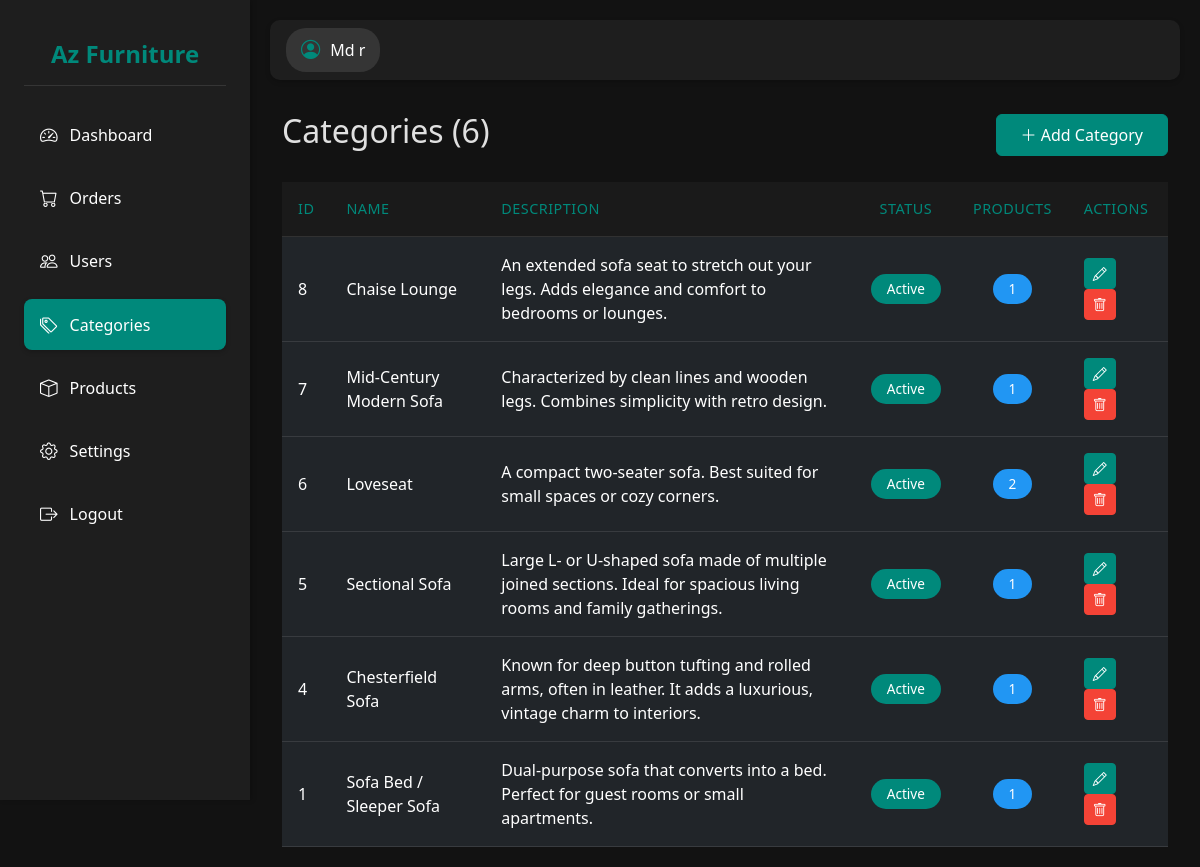
Screenshot of /Admin/categories.php (signed in) with the database file from the repository.
### tables this page shows
CREATE TABLE `categories` (
  `id` int(11) NOT NULL,
  `name` varchar(100) NOT NULL,
  `slug` varchar(100) NOT NULL,
  `description` text DEFAULT NULL,
  `parent_id` int(11) DEFAULT NULL,
  `is_active` tinyint(1) DEFAULT 1,
  `created_by` int(11) DEFAULT NULL,
  `created_at` timestamp NOT NULL DEFAULT current_timestamp(),
  `updated_at` timestamp NOT NULL DEFAULT current_timestamp() ON UPDATE current_timestamp()
);

### Admin/categories.php (the view, shortened to what this page needs)
<?php
require '../config/database.php';
?>
<!DOCTYPE html>
<html lang="en">
<head>
    <link href="https://cdn.jsdelivr.net/npm/bootstrap@5.3.0/dist/css/bootstrap.min.css" rel="stylesheet">
    <link href="https://cdn.jsdelivr.net/npm/bootstrap-icons@1.7.2/font/bootstrap-icons.css" rel="stylesheet">
    <link href="assets/css/admin-styles.css" rel="stylesheet">
    <link href="assets/css/components.css" rel="stylesheet">
</head>
<body>
    <?php include 'inclueds/header.php'; ?>
    <?php include 'inclueds/sidebar.php'; ?>
    <?php
    $count_query = "SELECT COUNT(*) as total FROM categories";
    $count_result = $conn->query($count_query);
    $total_categories = $count_result->fetch_assoc()['total'];
    ?>
    <div class="container-fluid">
        <div class="d-flex justify-content-between align-items-center mb-4">
            <h2>Categories (<?php echo $total_categories; ?>)</h2>
            <button class="btn btn-primary" data-bs-toggle="modal" data-bs-target="#addCategoryModal">
                <i class="bi bi-plus-lg"></i> Add Category
            </button>
        </div>
        <div class="table-responsive">
            <table class="table table-dark table-hover">
                <thead>
                    <tr>
                        <th>ID</th>
                        <th>Name</th>
                        <th>Description</th>
                        <th class="text-center">Status</th>
                        <th class="text-center">Products</th>
                        <th>Actions</th>
                    </tr>
                </thead>
                <tbody>
                    <?php
                    $query = "SELECT c.*, COUNT(p.id) as product_count
                             FROM categories c
                             LEFT JOIN products p ON c.id = p.category_id
                             GROUP BY c.id
                             ORDER BY c.id DESC";
                    $result = $conn->query($query);
                    while($category = $result->fetch_assoc()) {
                        $status_badge = $category['is_active'] ?
                            '<span class="badge rounded-pill bg-success">Active</span>' :
                            '<span class="badge rounded-pill bg-danger">Inactive</span>';
                        echo "<tr>";
                        echo "<td>{$category['id']}</td>";
                        echo "<td>{$category['name']}</td>";
                        echo "<td>" . (empty($category['description']) ? '-' : $category['description']) . "</td>";
                        echo "<td class='text-center'>{$status_badge}</td>";
                        echo "<td class='text-center'><span class='badge rounded-pill bg-info'>{$category['product_count']}</span></td>";
                        echo "<td>
                                <button class='btn btn-sm btn-info me-2' onclick='editCategory({$category['id']})'>
                                    <i class='bi bi-pencil'></i>
                                </button>
                                <button class='btn btn-sm btn-danger' onclick='deleteCategory({$category['id']})'>
                                    <i class='bi bi-trash'></i>
                                </button>
                            </td>";
                        echo "</tr>";
                    }
                    ?>
                </tbody>
            </table>
        </div>
    </div>
</body>
</html>

### Admin/assets/css/admin-styles.css (style rules this page uses)
:root { --sidebar-width: 250px; --topbar-height: 60px; --primary-color: #00897B; --hover-color: #007366; --card-bg: #1E1E1E; --text-light: #e0e0e0; }
body { background-color: #121212; color: var(--text-light); min-height: 100vh; }
.table-dark { background-color: #1a1a1a; color: var(--text-light); margin-bottom: 0; }
.table-dark thead th { background-color: #1a1a1a; border-color: rgba(255, 255, 255, 0.1); padding: 1rem; font-weight: 500; color: #00897B; text-transform: uppercase; font-size: 0.9rem; letter-spacing: 0.5px; }
.table-dark tbody td { border-color: rgba(255, 255, 255, 0.1); padding: 1rem; vertical-align: middle; }
.badge { padding: 0.5rem 1rem; border-radius: 20px; font-weight: 500; font-size: 0.85rem; }
.badge.bg-success { background-color: #00897B !important; }
.badge.bg-info { background-color: #2196F3 !important; }
.btn-info { background-color: #00897B; border-color: #00897B; color: white; }
.btn-danger { background-color: #f44336; border-color: #f44336; }
.btn-primary { background-color: #00897B; border-color: #00897B; padding: 0.5rem 1.5rem; font-weight: 500; }

### rows the page displays
categories: id "8", name "Chaise Lounge", description "An extended sofa seat to stretch out your legs. Adds elegance and comfort to bedrooms or lounges.", is_active "Active", product_count "1"
categories: id "7", name "Mid-Century Modern Sofa", description "Characterized by clean lines and wooden legs. Combines simplicity with retro design.", is_active "Active", product_count "1"
categories: id "6", name "Loveseat", description "A compact two-seater sofa. Best suited for small spaces or cozy corners.", is_active "Active", product_count "2"
categories: id "5", name "Sectional Sofa", description "Large L- or U-shaped sofa made of multiple joined sections. Ideal for spacious living rooms and family gatherings.", is_active "Active", product_count "1"
categories: id "4", name "Chesterfield Sofa", description "Known for deep button tufting and rolled arms, often in leather. It adds a luxurious, vintage charm to interiors.", is_active "Active", product_count "1"
categories: id "1", name "Sofa Bed / Sleeper Sofa", description "Dual-purpose sofa that converts into a bed. Perfect for guest rooms or small apartments.", is_active "Active", product_count "1"

### other values shown
$admin['name'] "Md r"
$total_categories "6"
